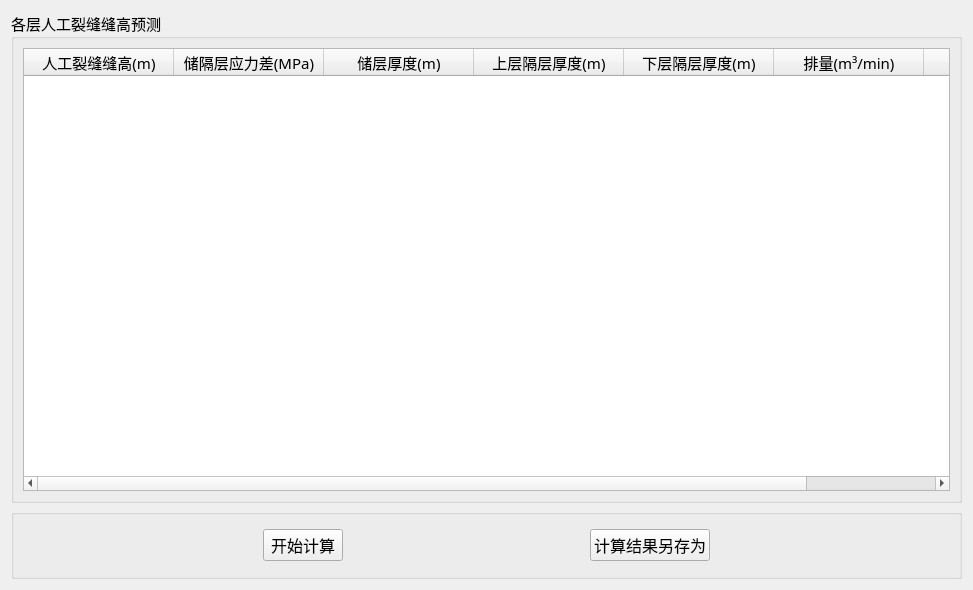
<?xml version="1.0" encoding="UTF-8"?>
<ui version="4.0">
 <class>Form</class>
 <widget class="QWidget" name="Form">
  <property name="geometry">
   <rect>
    <x>0</x>
    <y>0</y>
    <width>973</width>
    <height>590</height>
   </rect>
  </property>
  <property name="windowTitle">
   <string>各层人工裂缝缝高预测</string>
  </property>
  <layout class="QVBoxLayout" name="verticalLayout_2" stretch="7,1">
   <item>
    <widget class="QGroupBox" name="groupBox">
     <property name="font">
      <font>
       <family>Agency FB</family>
       <pointsize>11</pointsize>
      </font>
     </property>
     <property name="title">
      <string>各层人工裂缝缝高预测</string>
     </property>
     <layout class="QVBoxLayout" name="verticalLayout">
      <item>
       <widget class="QTableWidget" name="tableWidget">
        <property name="font">
         <font>
          <kerning>true</kerning>
         </font>
        </property>
        <property name="mouseTracking">
         <bool>false</bool>
        </property>
        <property name="sizeAdjustPolicy">
         <enum>QAbstractScrollArea::AdjustIgnored</enum>
        </property>
        <property name="rowCount">
         <number>0</number>
        </property>
        <property name="columnCount">
         <number>7</number>
        </property>
        <attribute name="horizontalHeaderVisible">
         <bool>true</bool>
        </attribute>
        <attribute name="horizontalHeaderCascadingSectionResizes">
         <bool>false</bool>
        </attribute>
        <attribute name="horizontalHeaderMinimumSectionSize">
         <number>24</number>
        </attribute>
        <attribute name="horizontalHeaderDefaultSectionSize">
         <number>150</number>
        </attribute>
        <attribute name="horizontalHeaderShowSortIndicator" stdset="0">
         <bool>false</bool>
        </attribute>
        <attribute name="verticalHeaderDefaultSectionSize">
         <number>50</number>
        </attribute>
        <column>
         <property name="text">
          <string>人工裂缝缝高(m)</string>
         </property>
         <property name="font">
          <font>
           <pointsize>11</pointsize>
          </font>
         </property>
         <property name="textAlignment">
          <set>AlignCenter</set>
         </property>
        </column>
        <column>
         <property name="text">
          <string>储隔层应力差(MPa)</string>
         </property>
         <property name="font">
          <font>
           <pointsize>11</pointsize>
          </font>
         </property>
         <property name="textAlignment">
          <set>AlignCenter</set>
         </property>
        </column>
        <column>
         <property name="text">
          <string>储层厚度(m)</string>
         </property>
         <property name="font">
          <font>
           <pointsize>11</pointsize>
          </font>
         </property>
         <property name="textAlignment">
          <set>AlignCenter</set>
         </property>
        </column>
        <column>
         <property name="text">
          <string>上层隔层厚度(m)</string>
         </property>
         <property name="font">
          <font>
           <pointsize>11</pointsize>
          </font>
         </property>
         <property name="textAlignment">
          <set>AlignCenter</set>
         </property>
        </column>
        <column>
         <property name="text">
          <string>下层隔层厚度(m)</string>
         </property>
         <property name="font">
          <font>
           <pointsize>11</pointsize>
          </font>
         </property>
         <property name="textAlignment">
          <set>AlignCenter</set>
         </property>
        </column>
        <column>
         <property name="text">
          <string>排量(m³/min)</string>
         </property>
         <property name="font">
          <font>
           <pointsize>11</pointsize>
          </font>
         </property>
         <property name="textAlignment">
          <set>AlignCenter</set>
         </property>
        </column>
        <column>
         <property name="text">
          <string>液体规模</string>
         </property>
         <property name="font">
          <font>
           <pointsize>11</pointsize>
          </font>
         </property>
         <property name="textAlignment">
          <set>AlignCenter</set>
         </property>
        </column>
       </widget>
      </item>
     </layout>
    </widget>
   </item>
   <item>
    <widget class="QGroupBox" name="groupBox_2">
     <property name="title">
      <string/>
     </property>
     <layout class="QHBoxLayout" name="horizontalLayout_2">
      <item>
       <spacer name="horizontalSpacer">
        <property name="orientation">
         <enum>Qt::Horizontal</enum>
        </property>
        <property name="sizeHint" stdset="0">
         <size>
          <width>238</width>
          <height>20</height>
         </size>
        </property>
       </spacer>
      </item>
      <item>
       <widget class="QPushButton" name="pushButton">
        <property name="font">
         <font>
          <pointsize>12</pointsize>
         </font>
        </property>
        <property name="text">
         <string>开始计算</string>
        </property>
       </widget>
      </item>
      <item>
       <spacer name="horizontalSpacer_2">
        <property name="orientation">
         <enum>Qt::Horizontal</enum>
        </property>
        <property name="sizeHint" stdset="0">
         <size>
          <width>40</width>
          <height>20</height>
         </size>
        </property>
       </spacer>
      </item>
      <item>
       <widget class="QPushButton" name="pushButton_2">
        <property name="font">
         <font>
          <pointsize>12</pointsize>
         </font>
        </property>
        <property name="text">
         <string>计算结果另存为</string>
        </property>
       </widget>
      </item>
      <item>
       <spacer name="horizontalSpacer_3">
        <property name="orientation">
         <enum>Qt::Horizontal</enum>
        </property>
        <property name="sizeHint" stdset="0">
         <size>
          <width>40</width>
          <height>20</height>
         </size>
        </property>
       </spacer>
      </item>
     </layout>
    </widget>
   </item>
  </layout>
 </widget>
 <resources/>
 <connections>
  <connection>
   <sender>pushButton</sender>
   <signal>clicked()</signal>
   <receiver>Form</receiver>
   <slot>calculation()</slot>
   <hints>
    <hint type="sourcelabel">
     <x>311</x>
     <y>539</y>
    </hint>
    <hint type="destinationlabel">
     <x>97</x>
     <y>502</y>
    </hint>
   </hints>
  </connection>
  <connection>
   <sender>pushButton_2</sender>
   <signal>clicked()</signal>
   <receiver>Form</receiver>
   <slot>saveData()</slot>
   <hints>
    <hint type="sourcelabel">
     <x>663</x>
     <y>540</y>
    </hint>
    <hint type="destinationlabel">
     <x>831</x>
     <y>507</y>
    </hint>
   </hints>
  </connection>
 </connections>
 <slots>
  <slot>calculation()</slot>
  <slot>saveData()</slot>
 </slots>
</ui>
